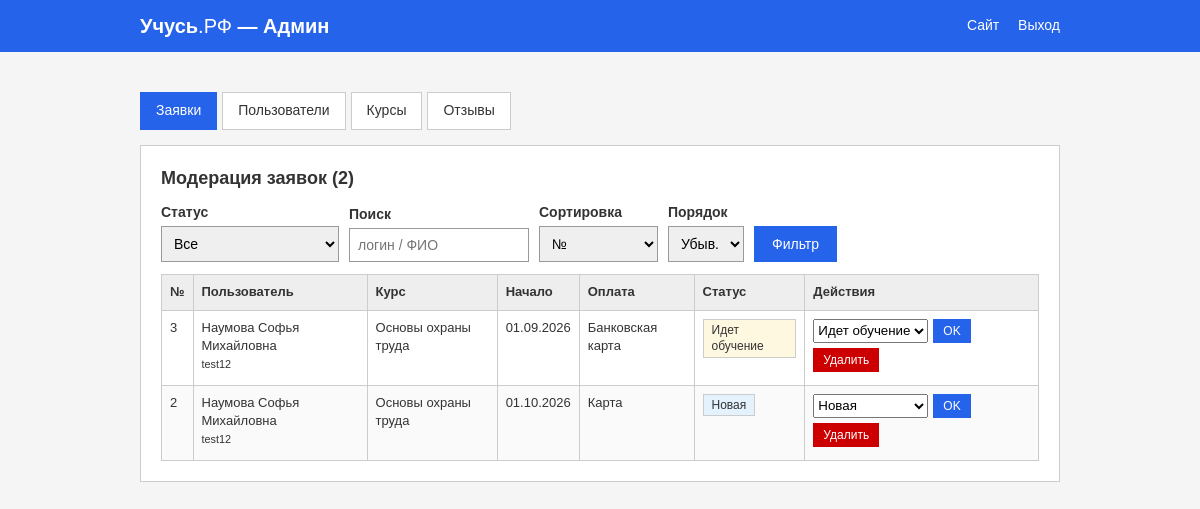
Screenshot of /admin.php (signed in) with the database file from the repository.
### tables this page shows
CREATE TABLE `applications` (
  `id` int NOT NULL,
  `user_id` int NOT NULL,
  `course_id` int NOT NULL,
  `start_date` date NOT NULL,
  `payment_method` varchar(50) NOT NULL,
  `status` varchar(50) NOT NULL DEFAULT 'Новая',
  `created_at` datetime DEFAULT CURRENT_TIMESTAMP
);

CREATE TABLE `users` (
  `id` int NOT NULL,
  `login` varchar(50) NOT NULL,
  `password` varchar(255) NOT NULL,
  `fio` varchar(200) NOT NULL,
  `phone` varchar(20) NOT NULL,
  `email` varchar(100) NOT NULL,
  `created_at` datetime DEFAULT CURRENT_TIMESTAMP
);

CREATE TABLE `courses` (
  `id` int NOT NULL,
  `name` varchar(255) NOT NULL,
  `course_type` varchar(100) NOT NULL
);

### config.php (called while the page is built, shortened)
<?php
function h($s) {
    return htmlspecialchars($s ?? '', ENT_QUOTES, 'UTF-8');
}
function status_class($status) {
    if ($status === 'Новая') return 'new';
    if ($status === 'Идет обучение') return 'progress';
    return 'done';
}

### admin/applications.php (the view, shortened to what this page needs)
<?php
$filter_user = trim($_GET['user'] ?? '');
$sort = $_GET['sort'] ?? 'id';
$order = ($_GET['order'] ?? 'desc') === 'asc' ? 'ASC' : 'DESC';
$page = max(1, (int)($_GET['page'] ?? 1));
$per_page = 8;
$where = ['1=1'];
$params = [];
$types = '';
$where_sql = implode(' AND ', $where);
$count_stmt = mysqli_prepare($conn, "SELECT COUNT(*) AS cnt FROM applications a JOIN users u ON u.id = a.user_id WHERE $where_sql");
mysqli_stmt_execute($count_stmt);
$total = (int)mysqli_fetch_assoc(mysqli_stmt_get_result($count_stmt))['cnt'];
$total_pages = max(1, (int)ceil($total / $per_page));
$page = min($page, $total_pages);
$offset = ($page - 1) * $per_page;
$list_sql = "
    SELECT a.id, a.start_date, a.payment_method, a.status, a.created_at,
           u.login, u.fio, u.phone, c.name AS course_name
    FROM applications a
    JOIN users u ON u.id = a.user_id
    JOIN courses c ON c.id = a.course_id
    WHERE $where_sql
    ORDER BY a.$sort $order
    LIMIT ? OFFSET ?
";
$list_stmt = mysqli_prepare($conn, $list_sql);
$params_list = array_merge($params, [$per_page, $offset]);
mysqli_stmt_bind_param($list_stmt, $types . 'ii', ...$params_list);
mysqli_stmt_execute($list_stmt);
$list = mysqli_stmt_get_result($list_stmt);
?>
<h2>Модерация заявок (<?= $total ?>)</h2>
<form method="get" class="admin-filters">
    <div class="form-row">
        <label>Статус</label>
        <select name="status">
            <option value="">Все</option>
        </select>
    </div>
    <div class="form-row">
        <label>Поиск</label>
        <input type="text" name="user" value="<?= h($filter_user) ?>" placeholder="логин / ФИО">
    </div>
    <div class="form-row">
        <label>Сортировка</label>
        <select name="sort">
            <option value="id" <?= $sort === 'id' ? 'selected' : '' ?>>№</option>
        </select>
    </div>
    <div class="form-row">
        <label>Порядок</label>
        <select name="order">
            <option value="desc">Убыв.</option>
        </select>
    </div>
    <button type="submit" class="btn">Фильтр</button>
</form>
<table class="data-table">
    <thead>
        <tr>
            <th>№</th>
            <th>Пользователь</th>
            <th>Курс</th>
            <th>Начало</th>
            <th>Оплата</th>
            <th>Статус</th>
            <th>Действия</th>
        </tr>
    </thead>
    <tbody>
    <?php if (mysqli_num_rows($list) === 0): ?>
        <tr><td colspan="7">Нет заявок</td></tr>
    <?php else: while ($row = mysqli_fetch_assoc($list)): ?>
        <tr>
            <td><?= (int)$row['id'] ?></td>
            <td><?= h($row['fio']) ?><br><small><?= h($row['login']) ?></small></td>
            <td><?= h($row['course_name']) ?></td>
            <td><?= date('d.m.Y', strtotime($row['start_date'])) ?></td>
            <td><?= h($row['payment_method']) ?></td>
            <td><span class="badge badge-<?= status_class($row['status']) ?>"><?= h($row['status']) ?></span></td>
            <td class="actions-cell">
                <form method="post" class="inline-form">
                    <select name="status">
                        <option value="Новая" <?= $row['status'] === 'Новая' ? 'selected' : '' ?>>Новая</option>
                        <option value="Идет обучение" <?= $row['status'] === 'Идет обучение' ? 'selected' : '' ?>>Идет обучение</option>
                    </select>
                    <button type="submit" class="btn btn-sm">OK</button>
                </form>
                <form method="post" class="inline-form" onsubmit="return confirm('Удалить заявку?');">
                    <button type="submit" class="btn btn-danger btn-sm">Удалить</button>
                </form>
            </td>
        </tr>
    <?php endwhile; endif; ?>
    </tbody>
</table>

### css/style.css (style rules this page uses)
* { box-sizing: border-box; margin: 0; padding: 0; }
body { font-family: Arial, sans-serif; font-size: 14px; background: #f5f5f5; color: #333; min-width: 1024px; line-height: 1.4; }
h2 { margin-bottom: 12px; font-size: 18px; }
.form-row { margin-bottom: 12px; }
.form-row label { display: block; margin-bottom: 4px; font-weight: bold; }
.form-row input, .form-row select, .form-row textarea { width: 100%; padding: 8px; border: 1px solid #999; font-size: 14px; }
.btn { display: inline-block; padding: 10px 18px; background: #2563eb; color: #fff; border: none; cursor: pointer; text-decoration: none; font-size: 14px; }
.btn-sm { padding: 5px 10px; font-size: 12px; }
.btn-danger { background: #c00; }
.data-table { width: 100%; border-collapse: collapse; margin-top: 10px; font-size: 13px; }
.data-table th, .data-table td { border: 1px solid #ccc; padding: 8px; text-align: left; vertical-align: top; }
.data-table th { background: #eee; }
.data-table tr:nth-child(even) { background: #fafafa; }
.badge { display: inline-block; padding: 2px 8px; font-size: 12px; border: 1px solid #ccc; }
.badge-new { background: #e3f2fd; }
.badge-progress { background: #fff8e1; }
.admin-body { background: #f5f5f5; }
.admin-filters { display: flex; gap: 10px; flex-wrap: wrap; margin-bottom: 12px; align-items: flex-end; }
.admin-filters .form-row { margin-bottom: 0; }
.admin-filters input, .admin-filters select { max-width: 180px; }
.actions-cell { min-width: 200px; }
.inline-form { display: inline-flex; gap: 5px; flex-wrap: wrap; margin-bottom: 5px; }

### rows the page displays
applications: id "3", user.fio "Наумова Софья Михайловна", user.login "test12", course.name "Основы охраны труда", start_date "01.09.2026", payment_method "Банковская карта", status "Идет обучение"
applications: id "2", user.fio "Наумова Софья Михайловна", user.login "test12", course.name "Основы охраны труда", start_date "01.10.2026", payment_method "Карта", status "Новая"

### other values shown
$total "2"
